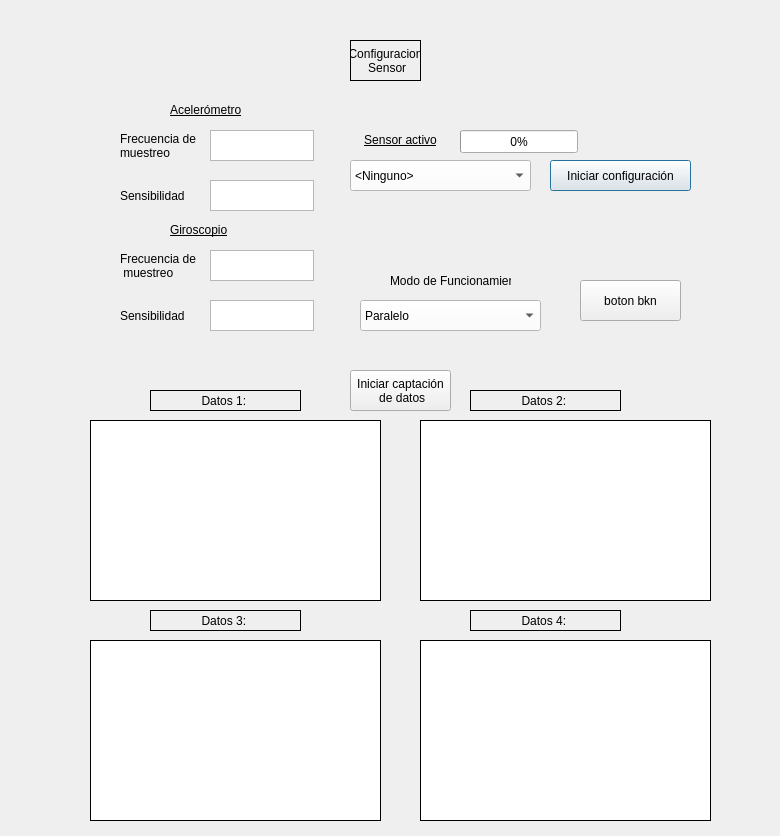
<?xml version="1.0" encoding="UTF-8"?>
<ui version="4.0">
 <class>Dialog</class>
 <widget class="QDialog" name="Dialog">
  <property name="geometry">
   <rect>
    <x>0</x>
    <y>0</y>
    <width>780</width>
    <height>836</height>
   </rect>
  </property>
  <property name="windowTitle">
   <string>Dialog</string>
  </property>
  <widget class="QLabel" name="label_30">
   <property name="geometry">
    <rect>
     <x>350</x>
     <y>130</y>
     <width>101</width>
     <height>21</height>
    </rect>
   </property>
   <property name="styleSheet">
    <string notr="true">color: rgb(0, 0, 0);

</string>
   </property>
   <property name="text">
    <string>&lt;html&gt;&lt;head/&gt;&lt;body&gt;&lt;p align=&quot;center&quot;&gt;&lt;span style=&quot; text-decoration: underline;&quot;&gt;Sensor activo&lt;/span&gt;&lt;/p&gt;&lt;/body&gt;&lt;/html&gt;</string>
   </property>
  </widget>
  <widget class="QProgressBar" name="progressBar">
   <property name="geometry">
    <rect>
     <x>460</x>
     <y>130</y>
     <width>118</width>
     <height>23</height>
    </rect>
   </property>
   <property name="value">
    <number>0</number>
   </property>
  </widget>
  <widget class="QComboBox" name="selec_12">
   <property name="geometry">
    <rect>
     <x>350</x>
     <y>160</y>
     <width>181</width>
     <height>31</height>
    </rect>
   </property>
   <property name="styleSheet">
    <string notr="true">background-color: rgb(255, 255, 255);</string>
   </property>
   <item>
    <property name="text">
     <string>&lt;Ninguno&gt;</string>
    </property>
   </item>
   <item>
    <property name="text">
     <string>BMI270</string>
    </property>
   </item>
   <item>
    <property name="text">
     <string>BMI688</string>
    </property>
   </item>
  </widget>
  <widget class="QLabel" name="label_9">
   <property name="geometry">
    <rect>
     <x>120</x>
     <y>180</y>
     <width>81</width>
     <height>31</height>
    </rect>
   </property>
   <property name="text">
    <string>Sensibilidad</string>
   </property>
  </widget>
  <widget class="QTextEdit" name="text_acc_sampling">
   <property name="geometry">
    <rect>
     <x>210</x>
     <y>130</y>
     <width>104</width>
     <height>31</height>
    </rect>
   </property>
  </widget>
  <widget class="QLabel" name="label_7">
   <property name="geometry">
    <rect>
     <x>120</x>
     <y>130</y>
     <width>81</width>
     <height>31</height>
    </rect>
   </property>
   <property name="text">
    <string>Frecuencia de
muestreo</string>
   </property>
  </widget>
  <widget class="QLabel" name="label_2">
   <property name="geometry">
    <rect>
     <x>350</x>
     <y>40</y>
     <width>71</width>
     <height>41</height>
    </rect>
   </property>
   <property name="layoutDirection">
    <enum>Qt::LeftToRight</enum>
   </property>
   <property name="frameShape">
    <enum>QFrame::Box</enum>
   </property>
   <property name="text">
    <string>Configuracion 
 Sensor</string>
   </property>
   <property name="alignment">
    <set>Qt::AlignCenter</set>
   </property>
  </widget>
  <widget class="QTextEdit" name="text_acc_sensibity">
   <property name="geometry">
    <rect>
     <x>210</x>
     <y>180</y>
     <width>104</width>
     <height>31</height>
    </rect>
   </property>
  </widget>
  <widget class="QComboBox" name="selec_13">
   <property name="geometry">
    <rect>
     <x>360</x>
     <y>300</y>
     <width>181</width>
     <height>31</height>
    </rect>
   </property>
   <property name="styleSheet">
    <string notr="true">background-color: rgb(255, 255, 255);</string>
   </property>
   <item>
    <property name="text">
     <string>Paralelo</string>
    </property>
   </item>
   <item>
    <property name="text">
     <string>Forzado</string>
    </property>
   </item>
  </widget>
  <widget class="QLabel" name="label_31">
   <property name="geometry">
    <rect>
     <x>390</x>
     <y>270</y>
     <width>121</width>
     <height>21</height>
    </rect>
   </property>
   <property name="styleSheet">
    <string notr="true">color: rgb(0, 0, 0);

</string>
   </property>
   <property name="text">
    <string>Modo de Funcionamiento</string>
   </property>
  </widget>
  <widget class="QLabel" name="label_32">
   <property name="geometry">
    <rect>
     <x>170</x>
     <y>100</y>
     <width>121</width>
     <height>21</height>
    </rect>
   </property>
   <property name="styleSheet">
    <string notr="true">color: rgb(0, 0, 0);

</string>
   </property>
   <property name="text">
    <string>&lt;html&gt;&lt;head/&gt;&lt;body&gt;&lt;p&gt;&lt;span style=&quot; text-decoration: underline;&quot;&gt;Acelerómetro&lt;/span&gt;&lt;/p&gt;&lt;/body&gt;&lt;/html&gt;</string>
   </property>
  </widget>
  <widget class="QLabel" name="label_33">
   <property name="geometry">
    <rect>
     <x>170</x>
     <y>220</y>
     <width>121</width>
     <height>21</height>
    </rect>
   </property>
   <property name="styleSheet">
    <string notr="true">color: rgb(0, 0, 0);

</string>
   </property>
   <property name="text">
    <string>&lt;html&gt;&lt;head/&gt;&lt;body&gt;&lt;p&gt;&lt;span style=&quot; text-decoration: underline;&quot;&gt;Giroscopio&lt;/span&gt;&lt;/p&gt;&lt;/body&gt;&lt;/html&gt;</string>
   </property>
  </widget>
  <widget class="QLabel" name="label_8">
   <property name="geometry">
    <rect>
     <x>120</x>
     <y>250</y>
     <width>81</width>
     <height>31</height>
    </rect>
   </property>
   <property name="text">
    <string>Frecuencia de
 muestreo</string>
   </property>
  </widget>
  <widget class="QLabel" name="label_10">
   <property name="geometry">
    <rect>
     <x>120</x>
     <y>300</y>
     <width>81</width>
     <height>31</height>
    </rect>
   </property>
   <property name="text">
    <string>Sensibilidad</string>
   </property>
  </widget>
  <widget class="QTextEdit" name="text_acc_sensibity_2">
   <property name="geometry">
    <rect>
     <x>210</x>
     <y>300</y>
     <width>104</width>
     <height>31</height>
    </rect>
   </property>
  </widget>
  <widget class="QTextEdit" name="text_acc_sampling_2">
   <property name="geometry">
    <rect>
     <x>210</x>
     <y>250</y>
     <width>104</width>
     <height>31</height>
    </rect>
   </property>
  </widget>
  <widget class="QGraphicsView" name="Plot1">
   <property name="geometry">
    <rect>
     <x>90</x>
     <y>420</y>
     <width>291</width>
     <height>181</height>
    </rect>
   </property>
   <property name="frameShape">
    <enum>QFrame::Box</enum>
   </property>
   <property name="frameShadow">
    <enum>QFrame::Plain</enum>
   </property>
  </widget>
  <widget class="QGraphicsView" name="Plot2">
   <property name="geometry">
    <rect>
     <x>420</x>
     <y>420</y>
     <width>291</width>
     <height>181</height>
    </rect>
   </property>
   <property name="frameShape">
    <enum>QFrame::Box</enum>
   </property>
   <property name="frameShadow">
    <enum>QFrame::Plain</enum>
   </property>
  </widget>
  <widget class="QGraphicsView" name="Plot3">
   <property name="geometry">
    <rect>
     <x>90</x>
     <y>640</y>
     <width>291</width>
     <height>181</height>
    </rect>
   </property>
   <property name="frameShape">
    <enum>QFrame::Box</enum>
   </property>
   <property name="frameShadow">
    <enum>QFrame::Plain</enum>
   </property>
  </widget>
  <widget class="QGraphicsView" name="Plot4">
   <property name="geometry">
    <rect>
     <x>420</x>
     <y>640</y>
     <width>291</width>
     <height>181</height>
    </rect>
   </property>
   <property name="frameShape">
    <enum>QFrame::Box</enum>
   </property>
   <property name="frameShadow">
    <enum>QFrame::Plain</enum>
   </property>
  </widget>
  <widget class="QLabel" name="label_3">
   <property name="geometry">
    <rect>
     <x>150</x>
     <y>390</y>
     <width>151</width>
     <height>21</height>
    </rect>
   </property>
   <property name="layoutDirection">
    <enum>Qt::LeftToRight</enum>
   </property>
   <property name="frameShape">
    <enum>QFrame::Box</enum>
   </property>
   <property name="text">
    <string>Datos 1: &lt;Datos&gt;</string>
   </property>
   <property name="alignment">
    <set>Qt::AlignCenter</set>
   </property>
  </widget>
  <widget class="QLabel" name="label_4">
   <property name="geometry">
    <rect>
     <x>470</x>
     <y>390</y>
     <width>151</width>
     <height>21</height>
    </rect>
   </property>
   <property name="layoutDirection">
    <enum>Qt::LeftToRight</enum>
   </property>
   <property name="frameShape">
    <enum>QFrame::Box</enum>
   </property>
   <property name="text">
    <string>Datos 2: &lt;Datos&gt;</string>
   </property>
   <property name="alignment">
    <set>Qt::AlignCenter</set>
   </property>
  </widget>
  <widget class="QLabel" name="label_5">
   <property name="geometry">
    <rect>
     <x>150</x>
     <y>610</y>
     <width>151</width>
     <height>21</height>
    </rect>
   </property>
   <property name="layoutDirection">
    <enum>Qt::LeftToRight</enum>
   </property>
   <property name="frameShape">
    <enum>QFrame::Box</enum>
   </property>
   <property name="text">
    <string>Datos 3: &lt;Datos&gt;</string>
   </property>
   <property name="alignment">
    <set>Qt::AlignCenter</set>
   </property>
  </widget>
  <widget class="QLabel" name="label_6">
   <property name="geometry">
    <rect>
     <x>470</x>
     <y>610</y>
     <width>151</width>
     <height>21</height>
    </rect>
   </property>
   <property name="layoutDirection">
    <enum>Qt::LeftToRight</enum>
   </property>
   <property name="frameShape">
    <enum>QFrame::Box</enum>
   </property>
   <property name="text">
    <string>Datos 4: &lt;Datos&gt;</string>
   </property>
   <property name="alignment">
    <set>Qt::AlignCenter</set>
   </property>
  </widget>
  <widget class="QPushButton" name="pushButton">
   <property name="geometry">
    <rect>
     <x>550</x>
     <y>160</y>
     <width>141</width>
     <height>31</height>
    </rect>
   </property>
   <property name="text">
    <string>Iniciar configuración</string>
   </property>
  </widget>
  <widget class="QPushButton" name="pushButton_2">
   <property name="geometry">
    <rect>
     <x>350</x>
     <y>370</y>
     <width>101</width>
     <height>41</height>
    </rect>
   </property>
   <property name="text">
    <string>Iniciar captación 
 de datos</string>
   </property>
  </widget>
  <widget class="QPushButton" name="test_boton">
   <property name="geometry">
    <rect>
     <x>580</x>
     <y>280</y>
     <width>101</width>
     <height>41</height>
    </rect>
   </property>
   <property name="text">
    <string>boton bkn</string>
   </property>
  </widget>
 </widget>
 <resources/>
 <connections/>
</ui>
